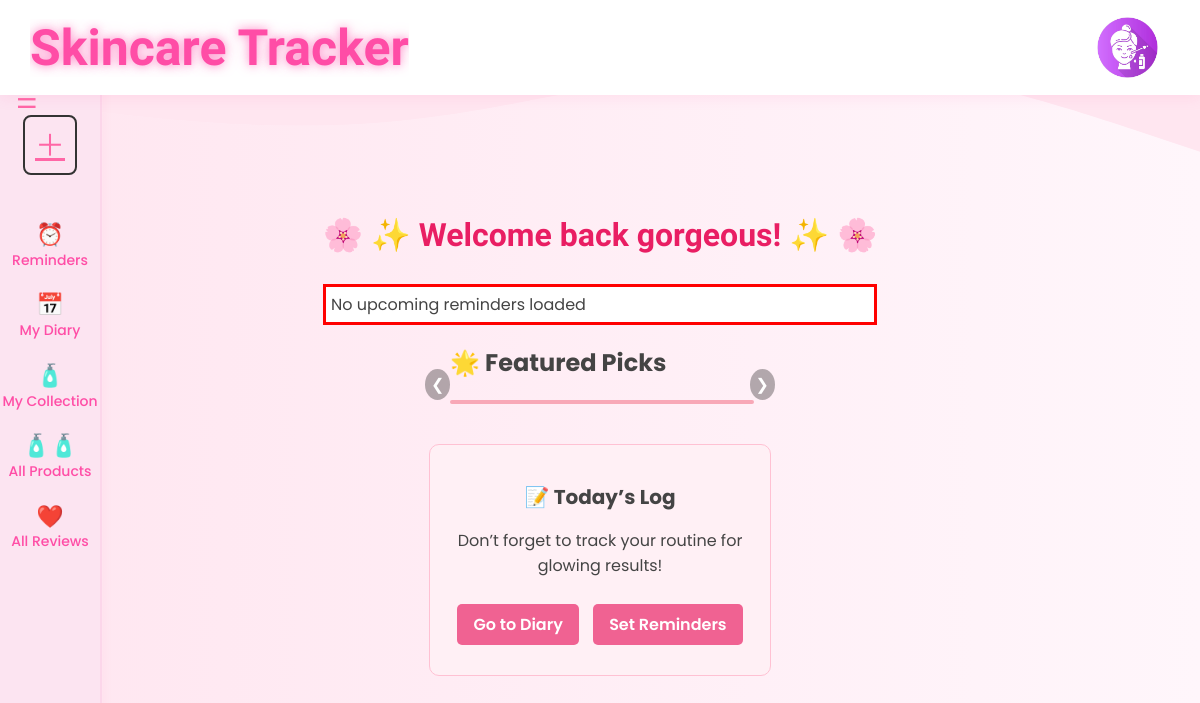
The page /homepage (signed in) on the database as committed earlier.
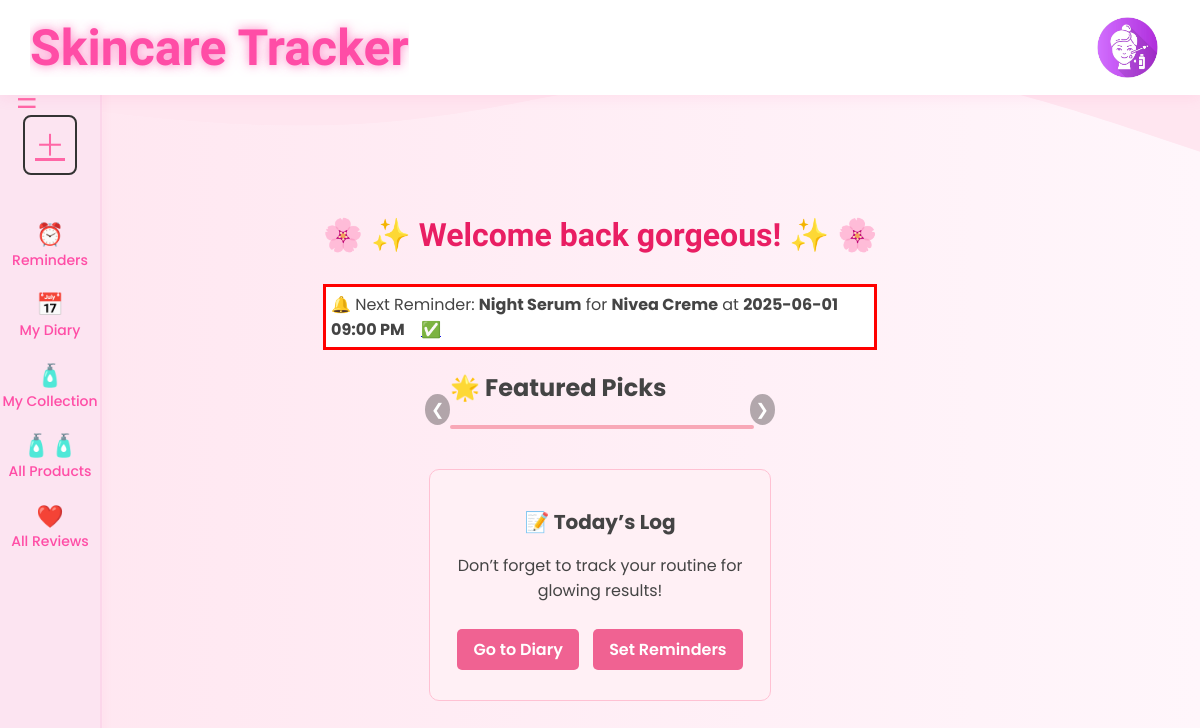
The same page on the database as committed later.
### tables this page shows
CREATE TABLE Reminders (
    reminder_id INTEGER PRIMARY KEY AUTOINCREMENT,
    reminder_type TEXT,
    alarm_date DATETIME,
    recurrence FLOAT,  
    reminder_note TEXT,  
    user_id INTEGER NOT NULL,
    product_id INTEGER,
    FOREIGN KEY (user_id) REFERENCES Users(user_id),
    FOREIGN KEY (product_id) REFERENCES Products(product_id)
);

CREATE TABLE Products (
    product_id INTEGER PRIMARY KEY AUTOINCREMENT,
    product_name TEXT NOT NULL,
    type TEXT,
    amazon_link TEXT,
    directions TEXT,
    shelflife INTEGER,
    ingredients TEXT,
    product_pic TEXT, 
    user_id INTEGER REFERENCES Users(user_id)
);

### routes/home_routes.py (the view)
@home_bp.route("/")
@home_bp.route("/home")
@home_bp.route("/homepage")
def view_home():
    if "user_id" not in session:
        return redirect(url_for("user.login_user"))
    upcoming = get_next_upcoming_reminder()
    return render_template("homepage.html", upcoming=upcoming)

### app.py (called while the page is built)
def get_db_connection():
    conn = sqlite3.connect(st_db)
    conn.row_factory = sqlite3.Row
    return conn

### routes/home_routes.py (called while the page is built)
def get_next_upcoming_reminder():
    user_id = session.get("user_id", 1)
    db = __import__("app").app.get_db_connection()
    now = datetime.now().isoformat()
    upcoming = db.execute(
        """
        SELECT R.*, P.product_name FROM Reminders R
        LEFT JOIN Products P ON R.product_id = P.product_id
        WHERE R.user_id = ? AND R.alarm_date >= ?
        ORDER BY R.alarm_date ASC
        LIMIT 1
        """,
        (
            user_id,
            now,
        ),
    ).fetchone()
    db.close()
    return upcoming

### templates/homepage.html (shortened to what this page needs)
{% extends "base.html" %}
{% block content %}
<button class="sidebar-toggle-btn" onclick="toggleSidebar()">☰</button>
<div class="homepage-wrapper">
    <div class="sidebar" id="sidebar">
        <a href="/add_product" class="sidebar-btn add-btn">＋</a>
        <nav class="sidebar-nav">
            <a class="sidebar-link" href="/reminder"><span class="icon">⏰</span><br>Reminders</a>
            <a class="sidebar-link" href="/diary"><span class="icon">📅</span><br>My Diary</a>
            <a class="sidebar-link" href="{{ url_for('collection.my_collection') }}"><span class="icon">🧴</span><br>My Collection</a>
            <a class="sidebar-link" href="{{ url_for('product.view_all_product') }}"><span class="icon">🧴🧴</span><br>All Products</a>
            <a class="sidebar-link" href="/review/all_reviews"><span class="icon">❤️</span><br>All Reviews</a>
        </nav>
    </div>
    <div class="homepage-content">
        <h1 class="welcome-msg"> 🌸 ✨ Welcome back gorgeous! ✨ 🌸 </h1>
         <div onclick="window.location.href = '/reminder';">
            {% include '/upcoming.html' %}
         </div>
        <div class="carousel-container">
            <h2 class="section-title">🌟 Featured Picks</h2>
            <div class="carousel" id="carousel">
            </div>
            <button class="carousel-prev" onclick="prevSlide()">&#10094;</button>
            <button class="carousel-next" onclick="nextSlide()">&#10095;</button>
        </div>
        <div class="daily-log-card">
            <h2>📝 Today’s Log</h2>
            <p>Don’t forget to track your routine for glowing results!</p>
            <a href="/diary" class="log-btn">Go to Diary</a>
            <a href="/reminder/add" class="log-btn">Set Reminders</a>
        </div>
    </div>
</div>
{% endblock %}

### templates/reminder/upcoming.html (shortened to what this page needs)
<div class="upcoming">
    {% if upcoming %}
    <div>
        🔔 Next Reminder:
        <strong>{{ upcoming.reminder_type }}</strong>
        {% if upcoming.product_name %} for <strong>{{ upcoming.product_name }}</strong>{% endif %}
        at
        <strong>
            {% set dt = upcoming.alarm_date.split(' ') %}
            <td>
                {{ dt[0] }}<br>
                {% if dt|length > 1 %}
                    {% set t = dt[1].split(':') %}
                    {% set hour = t[0]|int %}
                    {% set minute = t[1] %}
                    {% set am_pm = "AM" if hour < 12 else "PM" %} {% set hour12=12 if hour==0 else (hour if hour <=12 else hour - 12) %}
                    {{ '%02d' % hour12 }}:{{ minute }} {{ am_pm }}
                {% endif %}
            </td>
        </strong>
        <a href="reminder/update/{{ upcoming.reminder_id }}" title="Click on the check if you have completed this reminder">✅</a>
    </div>
    {% else %}
        No upcoming reminders loaded
    {% endif %}
</div>

Rows that differ between the two databases and show on the page:
now on this page (row edited): Reminders: reminder_type "Night Serum"
changed Reminders: alarm_date "2025-04-21 21:00:00" → "2025-06-01 21:00:00" (drawn)
now on this page (row edited): Products: product_name "Nivea Creme"
Other text that changed with them:
{{ dt[0] }}: (not shown) → "2025-06-01"
{{ '%02d' % hour12 }}: (not shown) → "09"
{{ minute }}: (not shown) → "00"
{{ am_pm }}: (not shown) → "PM"
text no longer shown: "No upcoming reminders loaded"
text now shown: "🔔 Next Reminder: for at : ✅"
